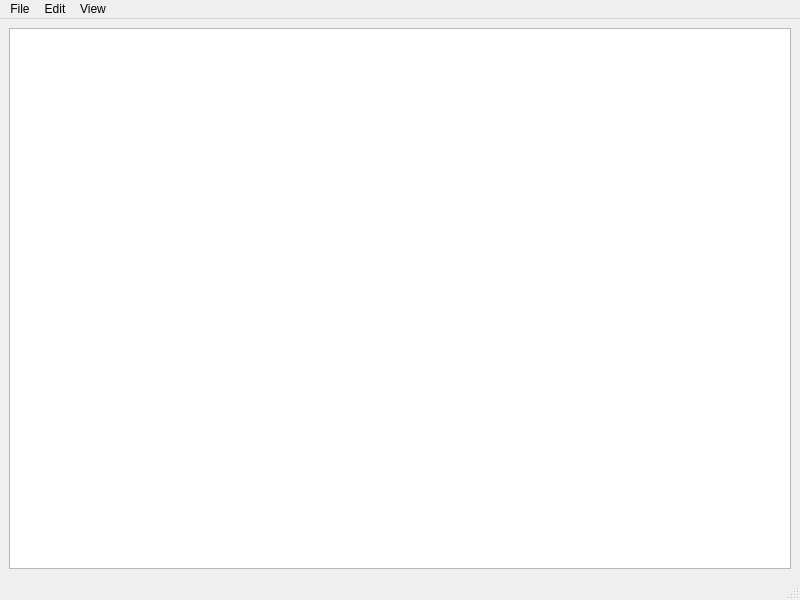
<?xml version="1.0" encoding="UTF-8"?>
<ui version="4.0">
 <class>MainWindow</class>
 <widget class="QMainWindow" name="MainWindow">
  <property name="geometry">
   <rect>
    <x>0</x>
    <y>0</y>
    <width>800</width>
    <height>600</height>
   </rect>
  </property>
  <property name="windowTitle">
   <string>MainWindow</string>
  </property>
  <widget class="QWidget" name="centralwidget">
   <layout class="QGridLayout" name="gridLayout">
    <item row="0" column="0">
     <widget class="QTextEdit" name="textEdit"/>
    </item>
   </layout>
  </widget>
  <widget class="QMenuBar" name="menubar">
   <property name="geometry">
    <rect>
     <x>0</x>
     <y>0</y>
     <width>800</width>
     <height>25</height>
    </rect>
   </property>
   <widget class="QMenu" name="menuFile">
    <property name="title">
     <string>File</string>
    </property>
    <addaction name="actionNew"/>
    <addaction name="actionOpen"/>
    <addaction name="actionSave_As"/>
    <addaction name="separator"/>
    <addaction name="actionExit"/>
   </widget>
   <widget class="QMenu" name="menuEdit">
    <property name="title">
     <string>Edit</string>
    </property>
   </widget>
   <widget class="QMenu" name="menuView">
    <property name="title">
     <string>View</string>
    </property>
    <addaction name="actionZoom_In"/>
    <addaction name="actionZoom_Out"/>
   </widget>
   <addaction name="menuFile"/>
   <addaction name="menuEdit"/>
   <addaction name="menuView"/>
  </widget>
  <widget class="QStatusBar" name="statusbar"/>
  <action name="actionExit">
   <property name="text">
    <string>Exit</string>
   </property>
   <property name="shortcut">
    <string>Ctrl+Q</string>
   </property>
  </action>
  <action name="actionNew">
   <property name="text">
    <string>New</string>
   </property>
   <property name="shortcut">
    <string>Ctrl+N</string>
   </property>
  </action>
  <action name="actionOpen">
   <property name="text">
    <string>Open</string>
   </property>
   <property name="shortcut">
    <string>Ctrl+O</string>
   </property>
  </action>
  <action name="actionSave_As">
   <property name="text">
    <string>Save As</string>
   </property>
   <property name="shortcut">
    <string>Ctrl+Shift+S</string>
   </property>
  </action>
  <action name="actionZoom_In">
   <property name="text">
    <string>Zoom In</string>
   </property>
   <property name="shortcut">
    <string>Ctrl++</string>
   </property>
  </action>
  <action name="actionZoom_Out">
   <property name="text">
    <string>Zoom Out</string>
   </property>
   <property name="shortcut">
    <string>Ctrl+-</string>
   </property>
  </action>
 </widget>
 <resources/>
 <connections/>
</ui>
